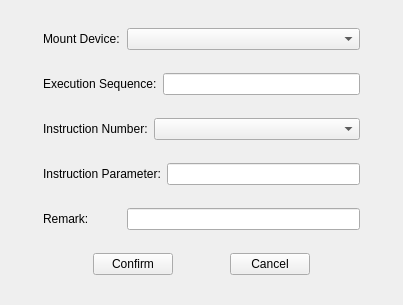
<?xml version="1.0" encoding="UTF-8"?>
<ui version="4.0">
 <class>CDlgCodeSet_Load_Edit_Child</class>
 <widget class="QWidget" name="CDlgCodeSet_Load_Edit_Child">
  <property name="geometry">
   <rect>
    <x>0</x>
    <y>0</y>
    <width>403</width>
    <height>305</height>
   </rect>
  </property>
  <property name="windowTitle">
   <string>Form</string>
  </property>
  <layout class="QHBoxLayout" name="horizontalLayout_7" stretch="1,10,1">
   <item>
    <spacer name="horizontalSpacer">
     <property name="orientation">
      <enum>Qt::Horizontal</enum>
     </property>
     <property name="sizeHint" stdset="0">
      <size>
       <width>21</width>
       <height>20</height>
      </size>
     </property>
    </spacer>
   </item>
   <item>
    <layout class="QVBoxLayout" name="verticalLayout">
     <item>
      <layout class="QHBoxLayout" name="horizontalLayout_2" stretch="1,3">
       <item>
        <widget class="QLabel" name="label_2">
         <property name="text">
          <string>Mount Device:</string>
         </property>
        </widget>
       </item>
       <item>
        <widget class="QComboBox" name="comboBox"/>
       </item>
      </layout>
     </item>
     <item>
      <layout class="QHBoxLayout" name="horizontalLayout" stretch="1,3">
       <item>
        <widget class="QLabel" name="label">
         <property name="text">
          <string>Execution Sequence:</string>
         </property>
        </widget>
       </item>
       <item>
        <widget class="QLineEdit" name="lineEdit"/>
       </item>
      </layout>
     </item>
     <item>
      <layout class="QHBoxLayout" name="horizontalLayout_3" stretch="1,3">
       <item>
        <widget class="QLabel" name="label_3">
         <property name="text">
          <string>Instruction Number:</string>
         </property>
        </widget>
       </item>
       <item>
        <widget class="QComboBox" name="comboBox_2"/>
       </item>
      </layout>
     </item>
     <item>
      <layout class="QHBoxLayout" name="horizontalLayout_4" stretch="1,3">
       <item>
        <widget class="QLabel" name="label_4">
         <property name="text">
          <string>Instruction Parameter:</string>
         </property>
        </widget>
       </item>
       <item>
        <widget class="QLineEdit" name="lineEdit_3"/>
       </item>
      </layout>
     </item>
     <item>
      <layout class="QHBoxLayout" name="horizontalLayout_5" stretch="1,3">
       <item>
        <widget class="QLabel" name="label_5">
         <property name="text">
          <string>Remark:</string>
         </property>
        </widget>
       </item>
       <item>
        <widget class="QLineEdit" name="lineEdit_4"/>
       </item>
      </layout>
     </item>
     <item>
      <layout class="QHBoxLayout" name="horizontalLayout_6">
       <item>
        <spacer name="horizontalSpacer_4">
         <property name="orientation">
          <enum>Qt::Horizontal</enum>
         </property>
         <property name="sizeHint" stdset="0">
          <size>
           <width>40</width>
           <height>20</height>
          </size>
         </property>
        </spacer>
       </item>
       <item>
        <widget class="QPushButton" name="pushButton">
         <property name="text">
          <string>Confirm</string>
         </property>
        </widget>
       </item>
       <item>
        <spacer name="horizontalSpacer_2">
         <property name="orientation">
          <enum>Qt::Horizontal</enum>
         </property>
         <property name="sizeHint" stdset="0">
          <size>
           <width>40</width>
           <height>20</height>
          </size>
         </property>
        </spacer>
       </item>
       <item>
        <widget class="QPushButton" name="pushButton_2">
         <property name="text">
          <string>Cancel</string>
         </property>
        </widget>
       </item>
       <item>
        <spacer name="horizontalSpacer_5">
         <property name="orientation">
          <enum>Qt::Horizontal</enum>
         </property>
         <property name="sizeHint" stdset="0">
          <size>
           <width>40</width>
           <height>20</height>
          </size>
         </property>
        </spacer>
       </item>
      </layout>
     </item>
    </layout>
   </item>
   <item>
    <spacer name="horizontalSpacer_3">
     <property name="orientation">
      <enum>Qt::Horizontal</enum>
     </property>
     <property name="sizeHint" stdset="0">
      <size>
       <width>21</width>
       <height>20</height>
      </size>
     </property>
    </spacer>
   </item>
  </layout>
 </widget>
 <resources/>
 <connections/>
</ui>
